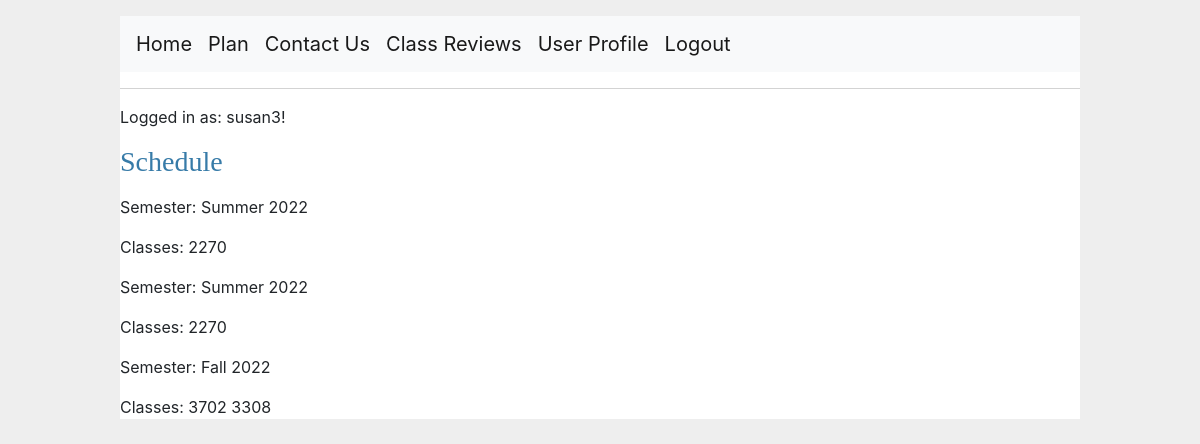
The app's page /user/susan3 (signed in) with its own data.
### app/models.py (models this page shows, shortened)
class User(UserMixin, db.Model):
    id = db.Column(db.Integer, primary_key=True)
    username = db.Column(db.String(64), index=True, unique=True)
    email = db.Column(db.String(120), index=True, unique=True)
    password_hash = db.Column(db.String(128))
    def return_id(self):
        return self.id

class SemesterSchedule(db.Model):
    id = db.Column(db.Integer, primary_key=True)
    semester = db.Column(db.String(60), index=True)
    classlist = db.Column(db.String(60), index=True)
    hoursperweek= db.Column(db.Integer)
    timestamp = db.Column(db.DateTime, index=True, default=datetime.utcnow)
    user_id = db.Column(db.Integer, db.ForeignKey('user.id'))

### app/routes.py (the view)
@app.route('/user/<username>')
@login_required
def user(username):
    user_id = -1
    if current_user.is_authenticated:
        user = current_user.username
        user_object = User.query.filter_by(username=user).first()
        user_id = user_object.return_id()
        user_sched = SemesterSchedule.query.filter_by(user_id=user_id).all()
        sched_list = []
        for plan in user_sched:
            review = {
                "Semester": plan.semester,
                "Classes": plan.classlist
            }
            sched_list.append(review)
        return render_template('user.html', schedule=sched_list)

### app/models.py (called while the page is built)
@login.user_loader
def load_user(id):
    return User.query.get(int(id))

### app/templates/user.html
{% extends "base.html" %}
{% block body %}
    <h3>Schedule</h3>
    <div>
    {% for dict_item in schedule %}
    {% for key, value in dict_item.items() %}
      <p>{{key}}: {{value}}</p>
    {% endfor %}
    {% endfor %}
    </div>
{% endblock %}

### app/templates/base.html (shortened to what this page needs)
<!doctype html>
<html lang="en">
  <head>
    <link rel="stylesheet" href="https://cdn.jsdelivr.net/npm/bootstrap@4.0.0/dist/css/bootstrap.min.css">
    <link rel="stylesheet" href="{{ url_for('static', filename='style.css') }}">
  </head>
  <body>
    <nav class="navbar navbar-expand-lg navbar-light bg-light">
      <a class="navbar-brand" href="{{ url_for('index') }}">Home</a>
      <a class="navbar-brand" href="{{ url_for('plan') }}">Plan</a>
      <a class="navbar-brand" href="{{ url_for('contact') }}">Contact Us</a>
      <a class="navbar-brand" href="{{ url_for('reviews') }}">Class Reviews</a>
      {% if current_user.is_anonymous %}
      <a class="navbar-brand" href="{{ url_for('login') }}">Login</a>
      {% else %}
      <a class="navbar-brand" href="{{ url_for('user', username=current_user.username) }}">User Profile</a>
      <a class="navbar-brand" href="{{ url_for('logout') }}">Logout</a>
      {% endif %}
    </nav>
    <hr>
      {% if current_user.is_anonymous %}
      <p>New User? <a href="{{ url_for('register') }}">Click to Register!</a></p>
      {% else %}
      <p>Logged in as: {{ current_user.username }}!</p>
      {% endif %}
    {% block body %}{% endblock %}
  </body>
</html>

### app/static/style.css (style rules this page uses)
html { font-family: sans-serif; background: #eee; padding: 1rem; }
body { max-width: 960px; margin: 0 auto; background: white; }
h1, h2, h3, h4, h5, h6 { font-family: serif; color: #377ba8; margin: 1rem 0; }
a { color: #377ba8; }
hr { border: none; border-top: 1px solid lightgray; }
nav { background: lightgray; display: flex; align-items: center; padding: 0 0.5rem; }

### records on screen
User: username "susan3"
SemesterSchedule: key "Semester", semester "Summer 2022", key "Classes", classlist "2270"
SemesterSchedule: key "Semester", semester "Summer 2022", key "Classes", classlist "2270"
SemesterSchedule: key "Semester", semester "Fall 2022", key "Classes", classlist "3702 3308"
